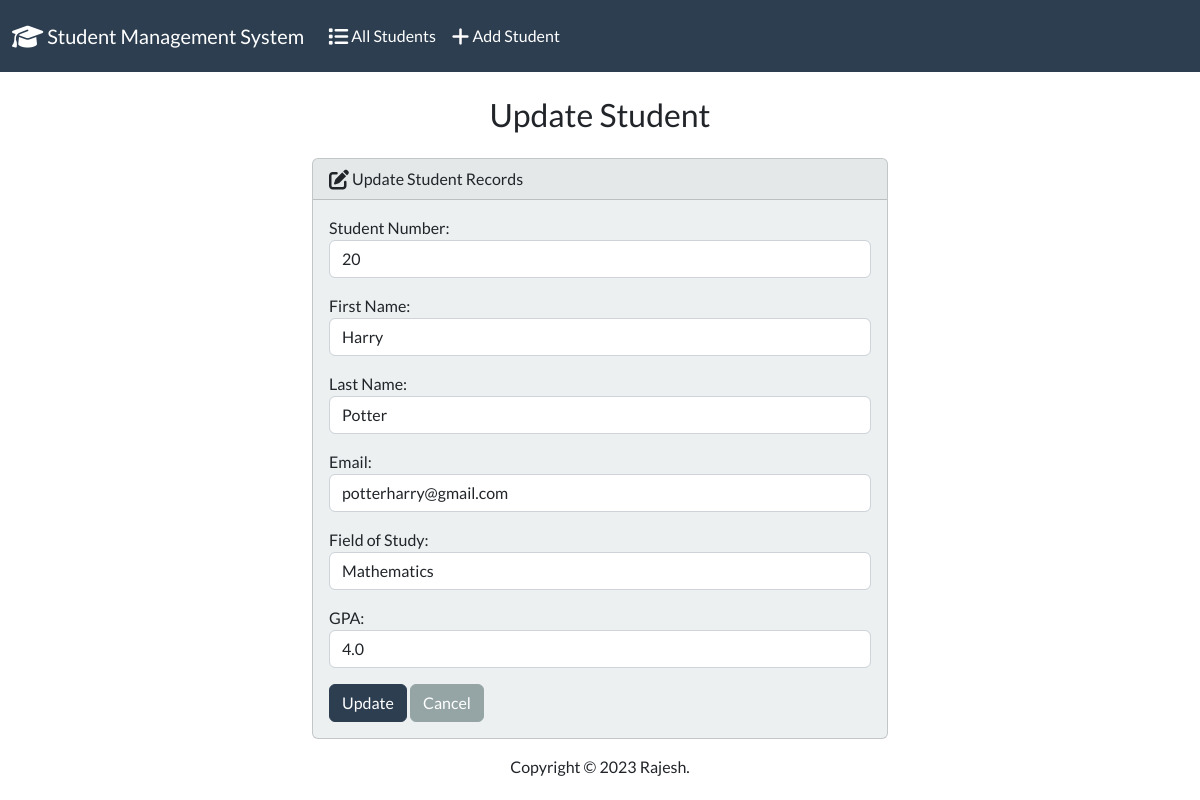
The app's page /edit/1/, older data.
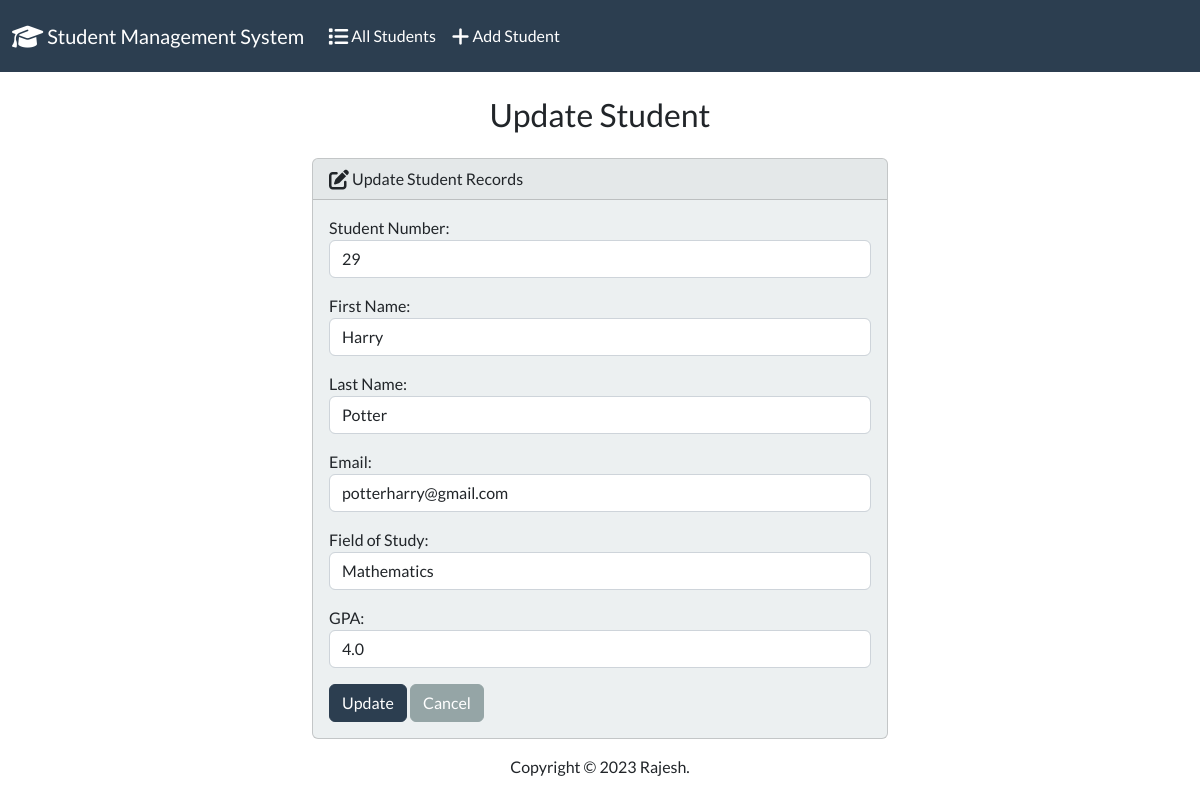
The same page, newer data.
### students/models.py (models this page shows, shortened)
class Student(models.Model):
    student_number = models.PositiveIntegerField()
    first_name = models.CharField(max_length=50)
    last_name = models.CharField(max_length=50)
    email = models.EmailField(max_length=100)
    field_of_study = models.CharField(max_length=100)
    gpa = models.FloatField()

### students/views.py (the view)
# urls.py: path('edit/<int:id>/',views.edit, name='edit'),
def edit(request,id):
    if request.method == 'POST':
        student = Student.objects.get(pk=id)
        form = StudentForm(request.POST, instance=student)
        if form.is_valid():
            form.save()
            return render(request,'students/edit.html',{
                'form':form,
                'success':True
            })
    else:
        student = Student.objects.get(pk=id)
        form = StudentForm(instance=student)
    return render(request,'students/edit.html',{
        'form':form
    })

### students/forms.py
class StudentForm(forms.ModelForm):
  class Meta:
    model = Student
    fields = ['student_number', 'first_name', 'last_name', 'email', 'field_of_study', 'gpa']
    labels = {
      'student_number': 'Student Number',
      'first_name': 'First Name',
      'last_name': 'Last Name',
      'email': 'Email',
      'field_of_study': 'Field of Study',
      'gpa': 'GPA'
    }
    widgets = {
      'student_number': forms.NumberInput(attrs={'class': 'form-control'}),
      'first_name': forms.TextInput(attrs={'class': 'form-control'}),
      'last_name': forms.TextInput(attrs={'class': 'form-control'}),
      'email': forms.EmailInput(attrs={'class': 'form-control'}),
      'field_of_study': forms.TextInput(attrs={'class': 'form-control'}),
      'gpa': forms.NumberInput(attrs={'class': 'form-control'}),
    }

### students/templates/students/edit.html (shortened to what this page needs)
{% extends "students/base.html" %}
{% block body %}
  <h3 class="text-center m-4">Update Student</h3>
  {% if success %}
    <div class="alert alert-primary" role="alert">
      The student updated successfully.
      <a href="{% url 'home' %}" class="alert-link">Go to Home Page.</a>
    </div>
  {% else %}
    <div class="row justify-content-center">
      <div class="col-6">
        <div class="card bg-light mb-3">
          <div class="card-header">
            <i class="fa-sharp fa-solid fa-pen-to-square fa-lg"></i></i> Update Student Records
          </div>
          <div class="card-body">
            <form action="" method="POST">
              {{ form.as_p }}
              <button type="submit" class="btn btn-primary">Update</button>
              <a href="{% url 'home' %}" class="btn btn-secondary">Cancel</a>
            </form>
          </div>
        </div>
      </div>
    </div>
  {% endif %}
{% endblock %}

### students/templates/students/base.html (shortened to what this page needs)
{% load static %}
<!DOCTYPE html>
<html lang="en">
  <head>
    <link rel="stylesheet" href="https://cdnjs.cloudflare.com/ajax/libs/font-awesome/6.1.1/css/all.min.css">
    <link href="{% static 'css/bootstrap.min.css' %}" rel="stylesheet">
  </head>
  <body class="d-flex flex-column min-vh-100">
    <nav class="navbar navbar-expand-lg navbar-dark bg-primary">
      <div class="container-fluid">
        <a class="navbar-brand" href="{% url 'home' %}">
          <i class="fa-solid fa-graduation-cap fa-lg"></i> Student Management System
        </a>
        <div class="collapse navbar-collapse" id="navbarColor01">
          <ul class="navbar-nav me-auto">
            <li class="nav-item">
              <a class="nav-link" href="{% url 'home' %}">
                <i class="fa-solid fa-list fa-lg"></i> All Students
              </a>
            </li>
            <li class="nav-item">
              <a class="nav-link" href="{% url 'add' %}">
                <i class="fa-solid fa-plus fa-lg"></i> Add Student
              </a>
            </li>
          </ul>
        </div>
      </div>
    </nav>
    <div class="container-fluid">
      {% block body %}
      {% endblock %}
    </div>
    <footer class="mt-auto mb-4">
      <div class="text-center">
        <span>
          Copyright &copy; <script>document.write(new Date().getFullYear())</script> Rajesh.
        </span>
      </div>
    </footer>
  </body>
</html>

Row changes from the older to the newer data that the page shows:
changed Student "Harry": student_number "20" → "29"
